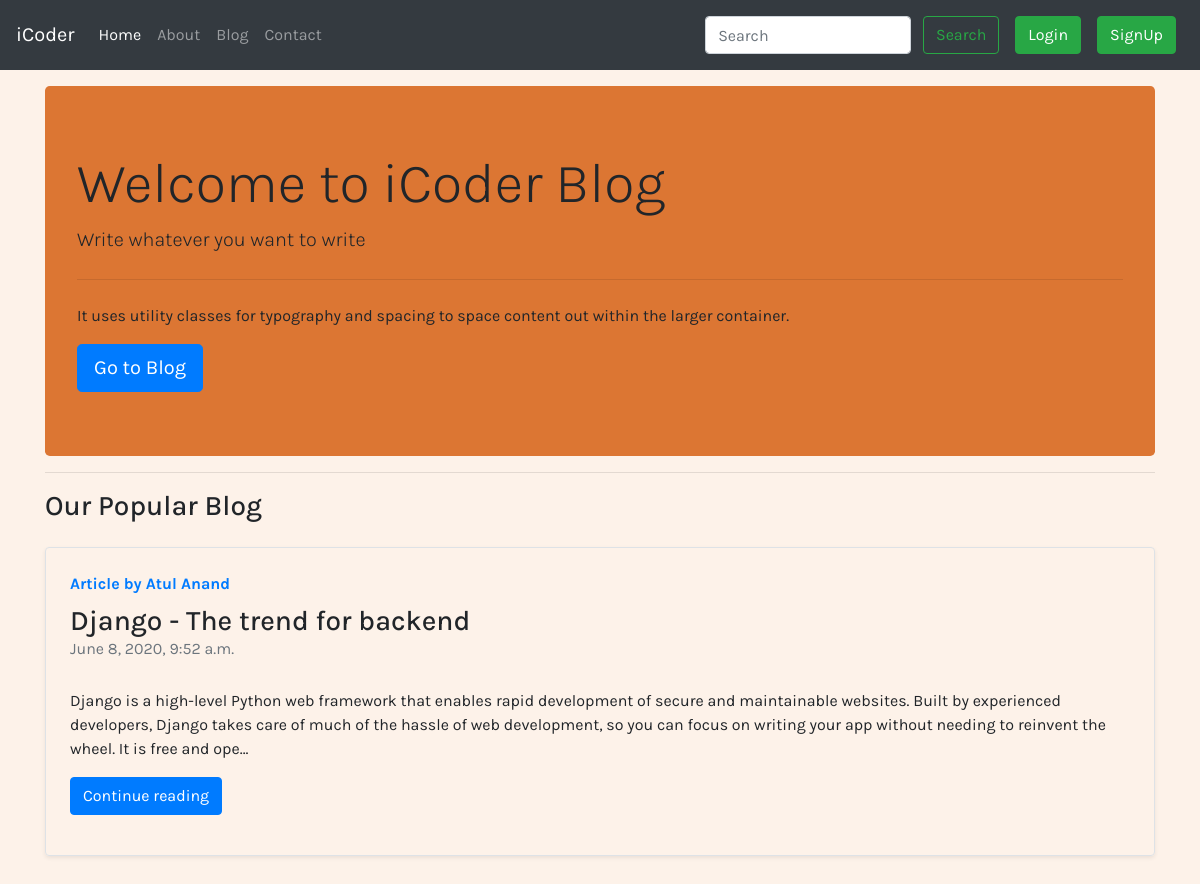
Before: / with the older database file.
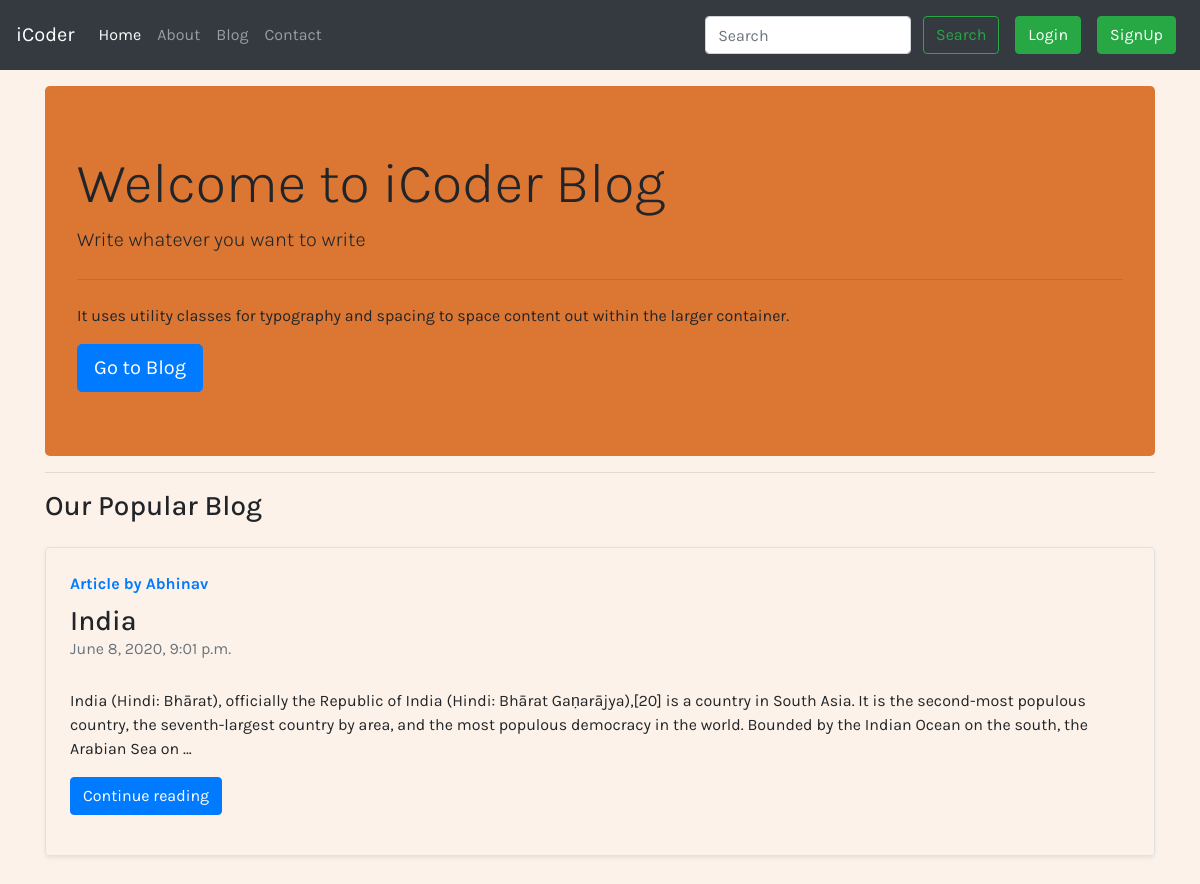
After: the same page with the newer database file.
### mysite/models.py (models this page shows, shortened)
class Post(models.Model):
    sno = models.AutoField(primary_key = True)
    title = models.CharField(max_length=300)
    content = models.TextField()
    author = models.CharField(max_length=40)
    slug = models.CharField(max_length=130)
    timestamp = models.DateTimeField(blank=True)

### home/views.py (the view)
# urls.py: 2. Add a URL to urlpatterns:  path('', views.home, name='home')
def home(request):
    post = Post.objects.last()
    context = {'post' : post}
    return render(request, 'home/home.html', context)

### templates/home/home.html (shortened to what this page needs)
{% extends 'base.html' %}
{% block activeHome %} active {% endblock activeHome %}
{% block body %}
    <div class="container">
        <div class="jumbotron my-3">
          <h1 class="display-4">Welcome to iCoder Blog</h1>
          <p class="lead">Write whatever you want to write</p>
          <hr class="my-4">
          <p>It uses utility classes for typography and spacing to space content out within the larger container.</p>
          <a class="btn btn-primary btn-lg" href="/blog" role="button">Go to Blog</a>
        </div>
    </div>
    <div class="container">
        <hr>
        <h3>Our Popular Blog</h3>
            <div class="row mb-2 my-4">
            <div class="col-md-12">
              <div class="row no-gutters border rounded overflow-hidden flex-md-row mb-4 shadow-sm h-md-250 position-relative">
                <div class="col p-4 d-flex flex-column position-static">
                  <strong class="d-inline-block mb-2 text-primary">Article by {{ post.author }}</strong>
                  <h3 class="mb-0">{{ post.title }}</h3>
                  <div class="mb-1 text-muted">{{ post.timestamp }}</div>
                    <br>
                  <p class="card-text mb-auto">{{ post.content | truncatechars:300 }}</p>
                  <div class="my-3">
                    <a href="/blog/{{ post.slug }}" role="button" class="btn btn-primary">Continue reading</a>
                  </div>
                </div>
              </div>
            </div>
          </div>
    </div>
{% endblock body %}

Changed rows visible on the page:
no longer on this page (row unchanged): Post: author "Atul Anand", title "Django - The trend for backend", timestamp "June 8, 2020, 9:52 a.m.", content "Django is a high-level Python web framework that enables rapid development of secure and maintainable websites. Built by experienced developers, Django takes care of much of the hassle of web development, so you can focus on writing your app without needing to reinvent the wheel. It is free and ope…"
added Post: author "Abhinav", title "India", timestamp "June 8, 2020, 9:01 p.m.", content "India (Hindi: Bhārat), officially the Republic of India (Hindi: Bhārat Gaṇarājya),[20] is a country in South Asia. It is the second-most populous country, the seventh-largest country by area, and the most populous democracy in the world. Bounded by the Indian Ocean on the south, the Arabian Sea on …"
